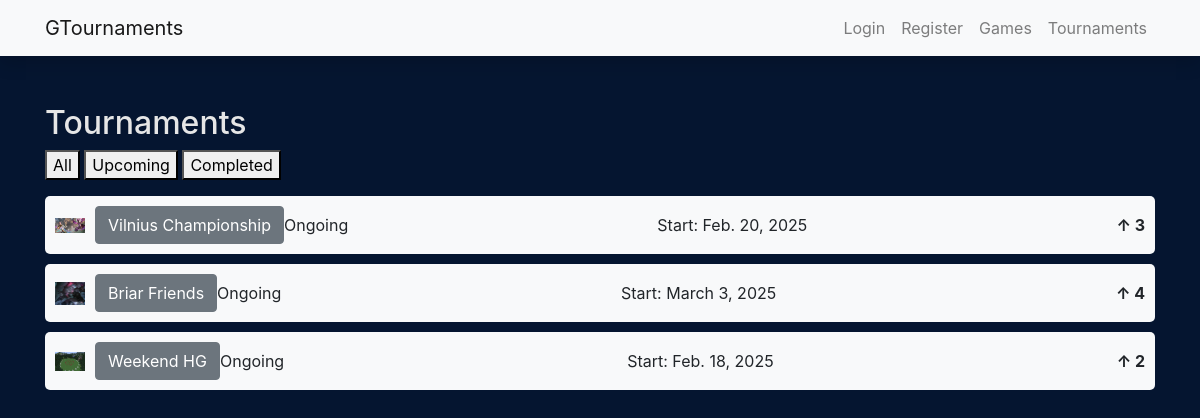
Screenshot of /tournaments/tournaments/ongoing/ with the database file from the repository.
### tournaments/models.py (models this page shows, shortened)
class Tournament(models.Model):
    name = models.CharField("name", max_length=100)
    game = models.ForeignKey(Game, on_delete=models.CASCADE)
    start_date = models.DateField()
    created_by = models.ForeignKey(User, on_delete=models.CASCADE)
    upvotes = models.ManyToManyField(User, related_name="tournament_upvotes", blank=True)
    logo = models.ImageField(upload_to='tournament_logos/', default="tournament.png")
    def total_upvotes(self):
        return self.upvotes.count()
    STATUS_CHOICES = [
        ('u', 'Upcoming'),
        ('o', 'Ongoing'),
        ('c', 'Completed'),
    ]
    status = models.CharField(max_length=1, choices=STATUS_CHOICES, default='u')
    end_date = models.DateField(null=True, blank=True)

### tournaments/views.py (the view)
# urls.py: path("tournaments/ongoing/", views.get_ongoing_tournaments, name="ongoing-tournaments"),
def get_ongoing_tournaments(request):
    tournaments = Tournament.objects.filter(status="o")
    return render(request, "ongoing_tournaments.html", {"tournaments": tournaments})

### tournaments/templates/ongoing_tournaments.html (shortened to what this page needs)
{% extends 'base.html' %}
{% block content %}
<h2>Tournaments</h2>
<p>
    <a href="{% url 'tournament-list' %}"><button>All</button></a>
    <a href="{% url 'upcomming-tournaments' %}"><button>Upcoming</button></a>
    <a href="{% url 'completed-tournaments' %}"><button>Completed</button></a>
</p>
{% for tournament in tournaments %}
        <div class="container" style="display: flex; justify-content: space-between; align-items: center; background-color: #f8f9fa; padding: 10px; border-radius: 5px; margin-bottom: 10px;">
            <div style="display: flex; align-items: center;">
                <img src="{{ tournament.logo.url }}" alt="Tournament Logo" style="max-width: 30px; margin-right: 10px;">
                <a href="{% url 'tournament-detail' tournament.id %}"><button type="button" class="btn btn-secondary">{{ tournament.name }}</button></a>
                {{ tournament.get_status_display }}
            </div>
            <div>
                Start: {{ tournament.start_date }}
            </div>
            <div style="font-weight: bold;">
                &#8593; {{ tournament.total_upvotes }}
            </div>
        </div>
{% endfor %}
{% endblock %}

### tournaments/static/css/styles.css (style rules this page uses)
p { color: #e6e6e6; }
h2 { color: #e6e6e6; }
a { color: #faeaa5; }

### rows the page displays
Tournament: logo (picture), name "Vilnius Championship", status "Ongoing", start_date "Feb. 20, 2025", total_upvotes "3"
Tournament: logo (picture), name "Briar Friends", status "Ongoing", start_date "March 3, 2025", total_upvotes "4"
Tournament: logo (picture), name "Weekend HG", status "Ongoing", start_date "Feb. 18, 2025", total_upvotes "2"
